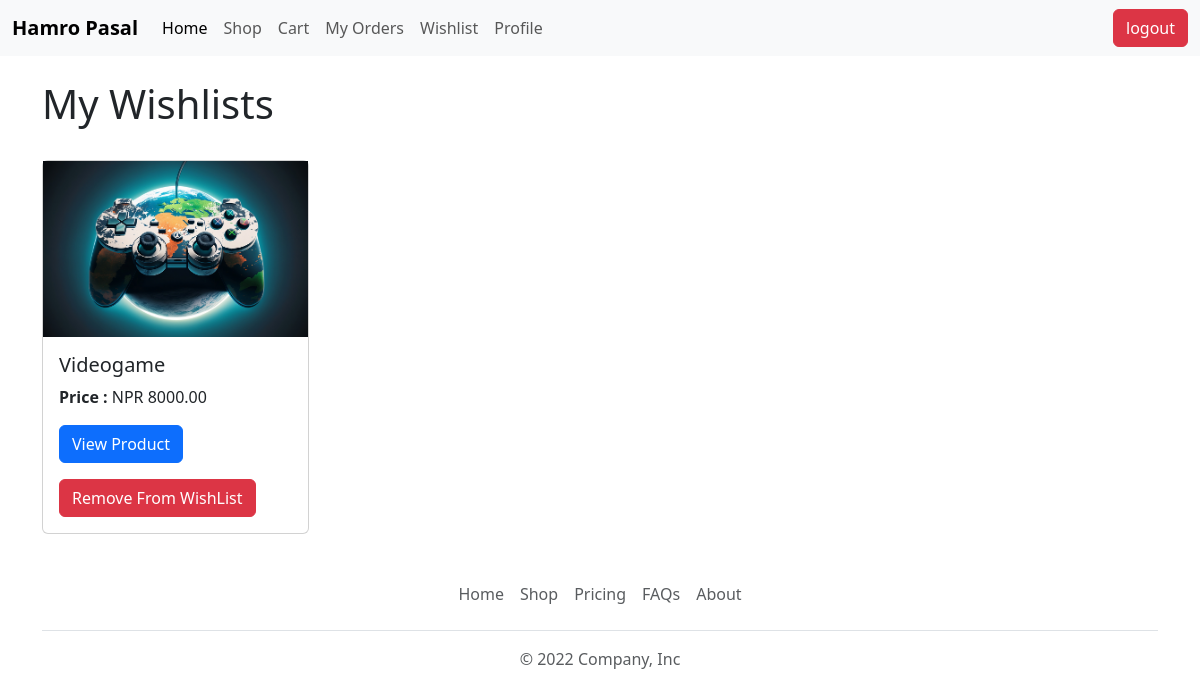
Screenshot of /wishlist/ (signed in) with the database file from the repository.
### ecommerce/models.py (models this page shows, shortened)
class Wishlist(models.Model):
    user = models.ForeignKey(User, on_delete = models.CASCADE)
    product = models.ForeignKey('Product', on_delete = models.CASCADE)

class Product(models.Model):
   name = models.CharField(max_length = 225)
   image = models.FileField(upload_to = 'product_images/' , null=True, blank=True)
   price = models.DecimalField(max_digits=10, decimal_places=2)
   quantity = models.TextField()
   description = models.TextField()

### ecommerce/views.py (the view)
# urls.py: path('wishlist/',wishlist),
def wishlist(request):
    user = request.user
    if user.is_authenticated:
        wishlists = Wishlist.objects.filter(user=user)
    else:
        wishlists = None
    return render (request, 'frontend/wishlist.html',{'wishlists':wishlists})

### templates/frontend/wishlist.html (shortened to what this page needs)
{% extends 'frontend/layout/main.html' %}
{% block content %}
<div class="container mt-4">
    <h1>My Wishlists</h1>
    {% if user.is_authenticated %}
    {% if wishlists %}
    <div class="row mt-3  g-3">
        {% for item in wishlists%}
        <div class="col-lg-3">
            <div class="card">
                {% if item.product.image%}
                <img src="{{item.product.image.url}}" alt='{{item.product.image}}'>
                {% else %}
                <img src="https://www.pngkey.com/png/full/233-2332677_ega-png.png" alt='https://www.pngkey.com/png/full/233-2332677_ega-png.png'>
                {% endif %}
                <div class="card-body">
                    <h5 class="card-title">{{item.product.name}}</h5>
                    <p class="card-text"><strong>Price : </strong>NPR {{item.product.price}}</p>
                    <a href="/product/{{item.product.id}}" class="btn btn-primary">View Product</a>
                    <form method="POST" action="/remove-from-wishlist/{{ item.id }}">
                        <div class="row">
                            <div class="col-lg-12 mt-3">
                                <div class="">
                                    <button type="submit" class="btn btn-danger">Remove From WishList</button>
                                </div>
                            </div>
                        </div>
                    </form>
                </div>
            </div>
        </div>
   {% endfor %}
    </div>
    {% else %}
    <p class="text-center">List is empty</p>
    {% endif %}
    {% else %}
    <p>Please <a href="/login/">log in</a> to view your orders.</p>
    {% endif %}
</div>
{% endblock %}

### rows the page displays
Wishlist: product.image (picture), product.name "Videogame", product.price "8000.00"
